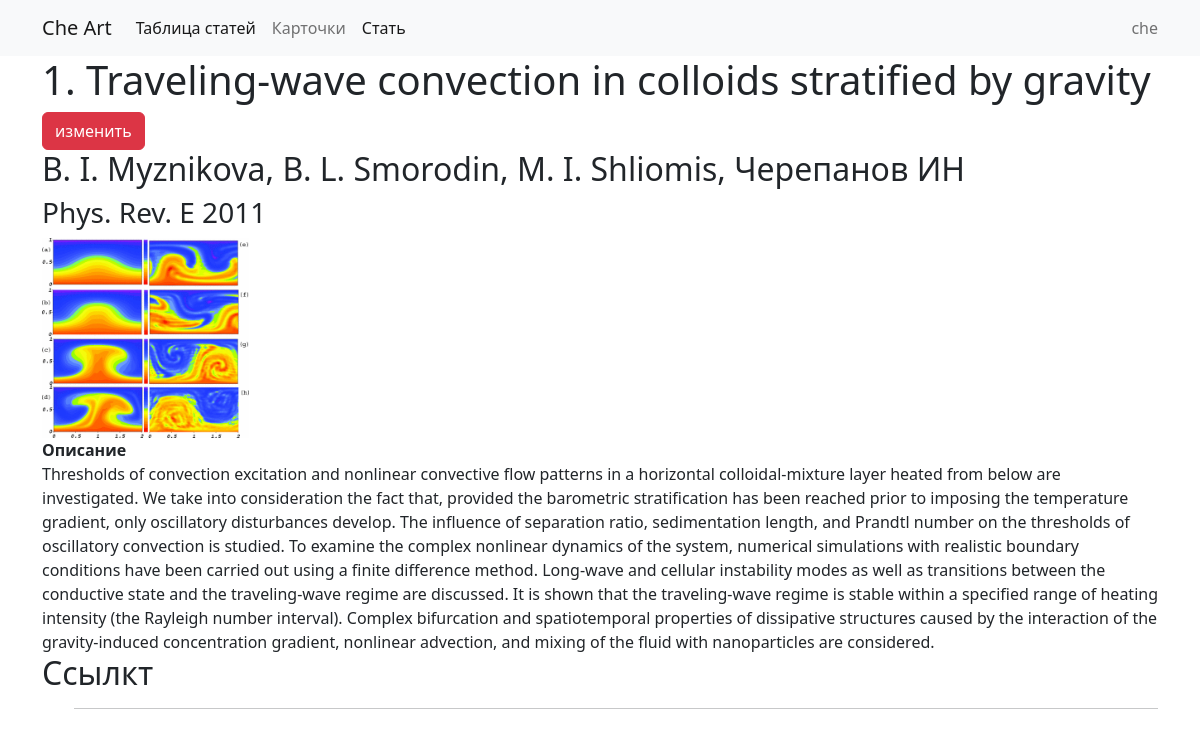
Page /article/1/ (signed in) on the committed database.
### biblioapp/models.py (models this page shows, shortened)
class Article(models.Model):
    name = models.CharField(max_length=255,verbose_name='Заголовок стати')
    img = models.ImageField(blank=True,null=True,verbose_name='Картинка')
    author = models.ManyToManyField(Author,verbose_name="Авторы")
    desctiption = models.TextField(blank=True,verbose_name="Описание")
    date = models.DateField(blank=True,null=True,verbose_name="дата публикации")
    journal = models.ForeignKey(Journal,
                                on_delete=models.PROTECT,
                                null=True,blank=True,
                                verbose_name="Журнал")
    TYPE_CHOICES = (
        ('AR','Статья  в журнале'),
        ('BK','Книга'),
    )
    typ = models.CharField(max_length=2,
                           choices=TYPE_CHOICES,
                           default='AR',
                           verbose_name="Тип публикации"
                           )
    doi = models.CharField(max_length=255,blank=True,null=True)
    referens = models.ManyToManyField('Article',verbose_name="Ссылки")
    def get_all_author_name(self):
        return ', '.join( self.author.all().values_list('name',flat=True))
    def get_edit_url(self):
        from django.urls import reverse
        return reverse('article-update', kwargs={'pk' : self.pk})
    class Meta:
        permissions= (
            ('view_all_article',"Может смотреть все статиь"),
        )

class Journal(models.Model):
    name = models.CharField(max_length=255)
    impact_factor = models.FloatField(blank=True,null=True)
    QUARTILE_CHOICES = (
        ("Q1",'Первый квартиль'),
        ("Q2",'Второй квартиль'),
        ("Q3",'Третий квартиль'),
        ("Q4",'Четверты квартиль'),
    )
    quartile = models.CharField(max_length=2,choices=QUARTILE_CHOICES,default='Q4')

### biblioapp/views.py (the view)
# urls.py: path('article/<int:pk>/',ArticleDetail.as_view(),name="article_detail"),
class ArticleDetail(PermissionRequiredMixin,DetailView):
    permission_required = ('biblioapp.view_article',)
    model = Article

### biblioapp/templates/biblioapp/article_detail.html (shortened to what this page needs)
{% extends "base.html" %}
{% block content%}
<h1> {{article.id}}. {{article.name}}</h1>
{% if request.user.is_authenticated%}
<a href="{{article.get_edit_url}}" class="btn btn-danger"> изменить </a>
{% endif%}
<h2>{{article.get_all_author_name}}</h2>
<h3>{{article.journal.name}} {{article.date.year}}</h3>
            {%if article.img%}
            <img src="{{article.img.url}}" class="article__img" alt="...">
            {%endif%}
<div>
    <b>Описание </b></div>
<div>
    {{article.desctiption}}
</div>
<h2>  Ссылкт</h2>
<ol>
    <hr>
    </ol>
{%endblock%}

### biblioapp/templates/base.html (shortened to what this page needs)
<!DOCTYPE html>
<html>
    <head>
 <link href="https://cdn.jsdelivr.net/npm/bootstrap@5.2.2/dist/css/bootstrap.min.css" rel="stylesheet">
 <link href="/static/style.css" rel="stylesheet" >
    </head>
    <body>
            <nav class="navbar navbar-expand-lg bg-light">
            <div class="container">
                <a class="navbar-brand" href="#"> Che Art</a>
                <div class="collapse navbar-collapse" id="navbarText">
                <ul class="navbar-nav me-auto mb-2 mb-lg-0">
                    <li class="nav-item">
                        <a class="nav-link active" aria-current="page" href="{% url 'article_table' %}">Таблица статей</a>
                    </li>
                    <li class="nav-item">
                        <a class="nav-link" href="{% url 'article-list'%}">Карточки</a>
                    </li>
                    <li class="nav-item">
                        <a class="nav-link active" aria-current="page" href="{% url 'category-list' %}">Стать</a>
                    </li>
                </ul>
                <span class="navbar-text">
    {{request.user}}
                </span>
                </div>
            </div>
            </nav>
                    <div class="container">
            {% block content %}
            {%endblock %}
        </div>
    </body>
</html>

### biblioapp/templates/biblioapp/article_detail.html (style rules this page uses)
.article__img { max-height:200px }

### rows in the picture
Article: id "1", name "Traveling-wave convection in colloids stratified by gravity", get_all_author_name "B. I. Myznikova, B. L. Smorodin, M. I. Shliomis, Черепанов ИН", journal.name "Phys. Rev. E", date.year "2011", img (picture), desctiption "Thresholds of convection excitation and nonlinear convective flow patterns in a horizontal colloidal-mixture layer heated from below are investigated. We take into consideration the fact that, provided the barometric stratification has been reached prior to imposing the temperature gradient, only oscillatory disturbances develop. The influence of separation ratio, sedimentation length, and Prandtl number on the thresholds of oscillatory convection is studied. To examine the complex nonlinear dynamics of the system, numerical simulations with realistic boundary conditions have been carried out using a finite difference method. Long-wave and cellular instability modes as well as transitions…"

### other values in the picture
{{ request.user }} "che"
